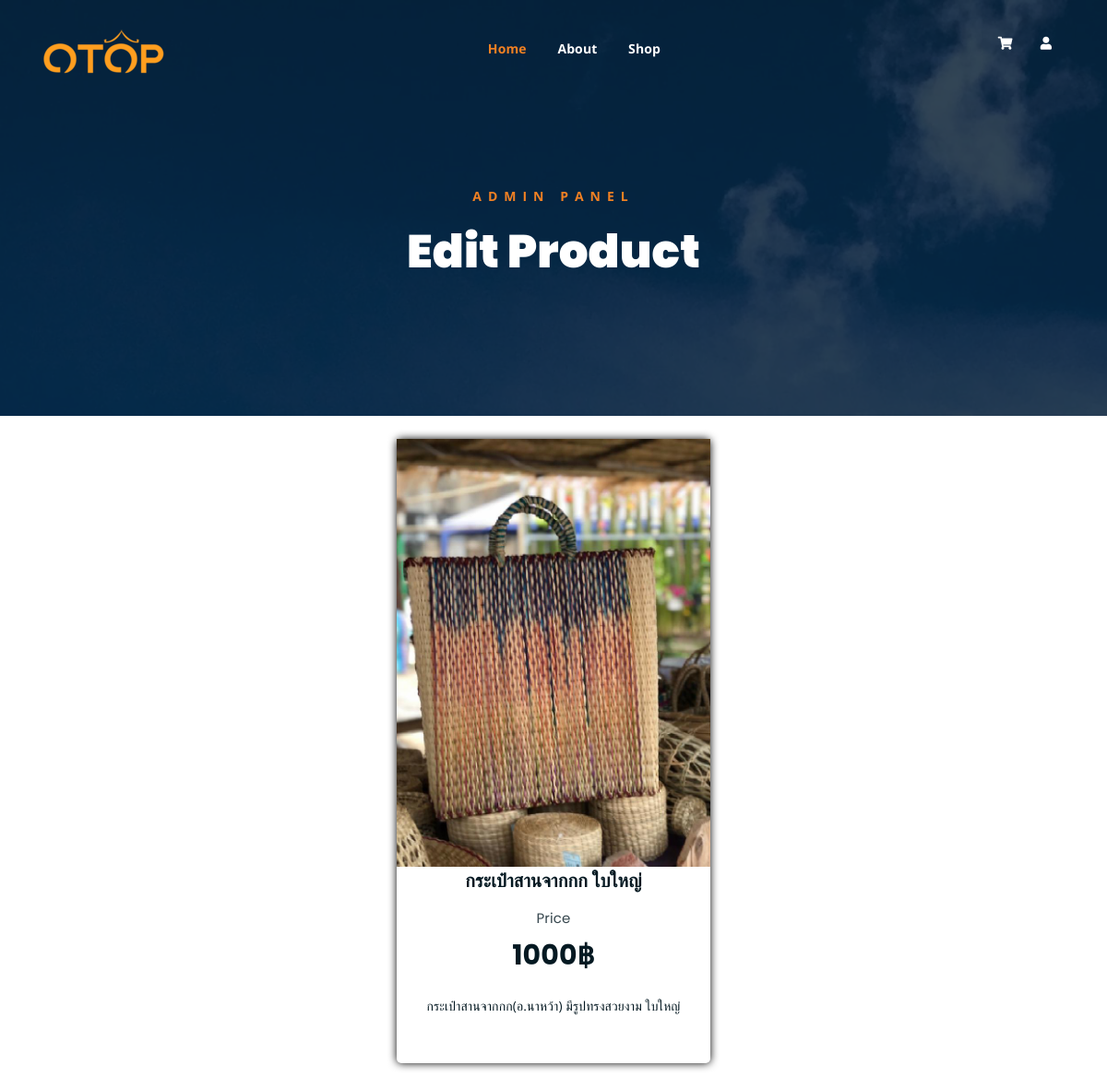
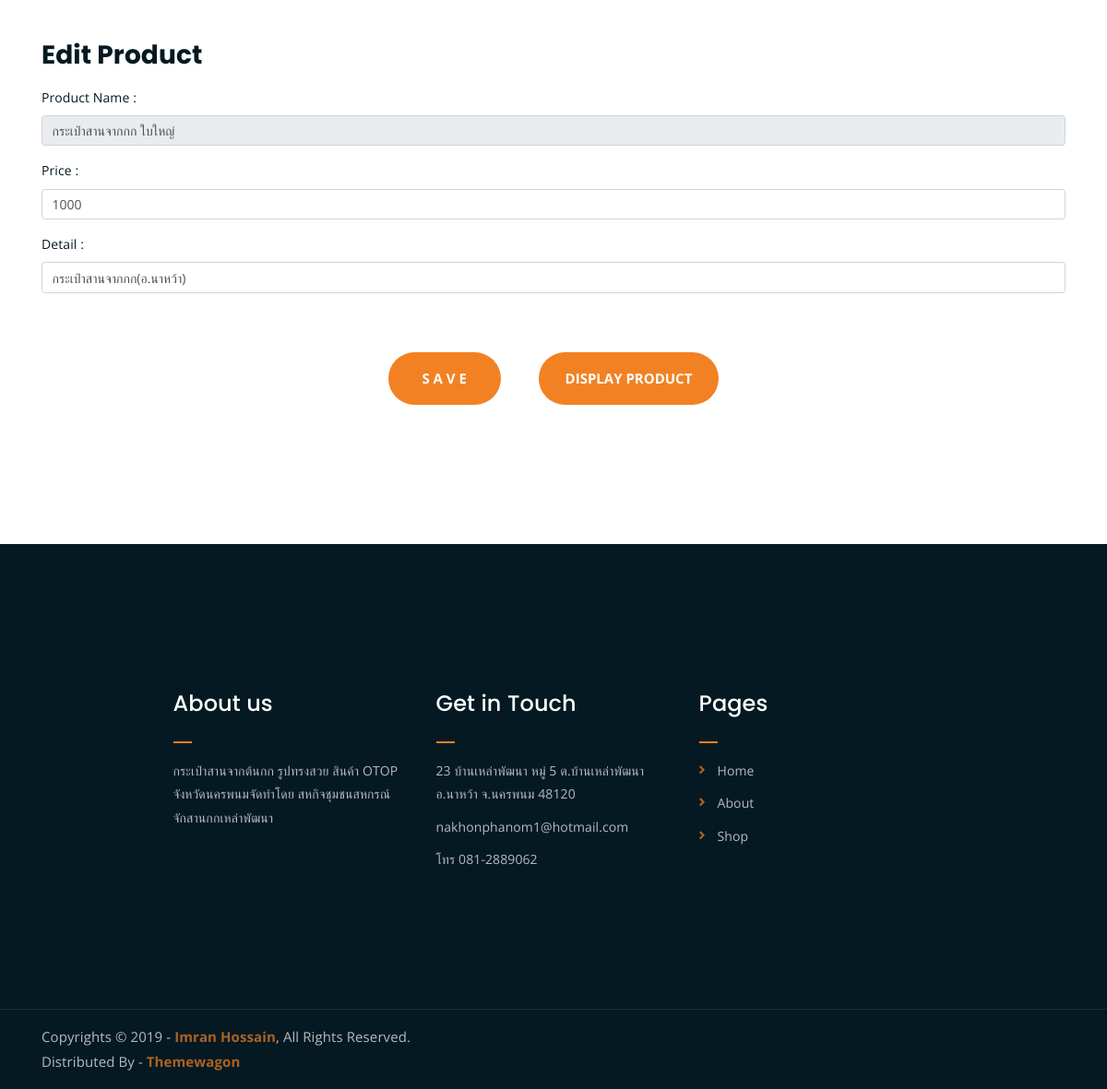
Screenshot of /pages/formEdit_Prod.php?id=1 with the database file from the repository (2 pictures, top to bottom).
### tables this page shows
CREATE TABLE `shop_prod` (
  `prod_id` int(11) NOT NULL,
  `prod_name` varchar(200) NOT NULL,
  `prod_detail` text DEFAULT NULL,
  `prod_price` float NOT NULL,
  `prod_img` varchar(100) NOT NULL
);

### pages/connectDB.php (called while the page is built, shortened)
<?php
class DB_conn
{
    public $conn;
    function __construct()
    {
        $this->conn = mysqli_connect(DB_SERVER, DB_USERNAME, DB_PASSWORD, DB_NAME);
    }
    public function display_prod_edit($id)
    {
        $str = mysqli_query($this->conn, "SELECT * from shop_prod where prod_id = '$id' ");
        return $str;
    }
}
?>

### pages/formEdit_Prod.php (the view, shortened to what this page needs)
<?php
include_once("connectDB.php");
$conn = new DB_conn;
?>
<head>
  <?php
  include_once("header.php")
  ?>
</head>
<body >
  <div class="breadcrumb-section breadcrumb-bg">
    <div class="container">
      <div class="row">
        <div class="col-lg-8 offset-lg-2 text-center">
          <div class="breadcrumb-text">
            <p>Admin PANEL</p>
            <h1>Edit Product</h1>
          </div>
        </div>
      </div>
    </div>
  </div>
  <?php
  $id = $_GET['id'];
  $sql = $conn->display_prod_edit($id);
  while ($data = mysqli_fetch_array($sql)) {
    $p_name = $data['prod_name'];
    $p_price = $data['prod_price'];
    $p_detail = $data['prod_detail'];
    $p_Img = $data['prod_img'];
  }
  ?>
  <?php
  $str = $p_Img;
  $pathImg = substr($str, 9);
  $parentPathImg  = '/Shop/p_img/' . $pathImg;
  ?>
  <br>
  <div class="container" style="display:flex; justify-content:center;">
    <div class="col-lg-4 col-md-6 text-center" style="margin:auto;">
      <div class="single-product-item">
        <img src="<?php echo "$parentPathImg " ?>" alt="" />
        <h3><?php echo $p_name ?></h3>
        <p class="product-price"><span>Price</span><?php echo $p_price . "฿" ?></p>
        <p><?php echo $p_detail ?></p>
      </div>
    </div>
  </div>
  <div class="container">
    <h3 class="mt-5">Edit Product</h3>
    <form method="POST">
      <div class="mb-3">
        <label for="pname" class="form-label">Product Name : </label>
        <input type="text" class="form-control" id="pname" name="pname" value="<?php echo $p_name ?>" readonly>
      </div>
      <div class="mb-3">
        <label for="price" class="form-label">Price : </label>
        <input type="text" class="form-control" id="price" name="price" value=<?php echo $p_price ?>>
      </div>
      <div class="mb-3">
        <label for="detail" class="form-label">Detail : </label>
        <input type="text" class="form-control" id="detail" name="detail" value=<?php echo $p_detail; ?>>
      </div>
  </div>
  <br></br>
  <div class="text-center"><input type="submit" id="edit" name="edit" value="   S A V E   "></form>
    <a href="/Shop/pages/displayProd.php"><input type="submit" value=" Display Product "></a>
  </div>
  <br></br>
  <br></br>
  <br></br>
  <?php
  include_once("footer.php");
  ?>
</body>

### assets/css/main.css (style rules this page uses)
html { font-size: 14px; font-weight: 400; line-height: 28px; height: 100%; }
body { font-family: "Open Sans", sans-serif; font-weight: 400; font-size: 1rem; letter-spacing: 0.1px; line-height: 1.8; color: #051922; overflow-x: hidden; }
body img { max-width: 100%; }
a { cursor: pointer; text-decoration: none; -webkit-transition: all 0.2s ease-in-out; -o-transition: all 0.2s ease-in-out; transition: all 0.2s ease-in-out; }
h1, .h1, h2, .h2, h3, .h3, h4, .h4, h5, .h5, h6, .h6 { font-family: "Poppins", sans-serif; font-weight: 700; margin: 0 0 1.25rem 0; color: #051922; }
h1:last-child, .h1:last-child, h2:last-child, .h2:last-child, h3:last-child, .h3:last-child, h4:last-child, .h4:last-child, h5:last-child, .h5:last-child, h6:last-child, .h6:last-child { margin: 0; }
h1, .h1 { font-size: 4rem; font-weight: 700; line-height: 4rem; }
h3, .h3 { font-size: 2rem; font-weight: 700; line-height: 2.25rem; }
p { font-family: "Open Sans", sans-serif; font-weight: 400; font-size: 1rem; letter-spacing: 0.1px; line-height: 1.8; color: #051922; margin: 0 0 1.25rem 0; }
p:last-child { margin: 0; }
.breadcrumb-bg { background-image: url(../img/breadcrumb-bg.webp); }
.breadcrumb-text p { color: #F28123; font-weight: 700; text-transform: uppercase; letter-spacing: 7px; }
.breadcrumb-text h1 { font-size: 50px; font-weight: 900; color: #fff; margin: 0; margin-top: 20px; }
.breadcrumb-section { padding: 150px 0; background-size: cover; background-position: center center; position: relative; z-index: 1; background-attachment: fixed; padding-top: 200px; }
.breadcrumb-section:after { position: absolute; left: 0; top: 0; width: 100%; height: 100%; content: ""; background-color: #07212e; z-index: -1; opacity: 0.8; }
input[type="submit"] { -webkit-transition: 0.3s; -o-transition: 0.3s; transition: 0.3s; border-radius: 50px !important; }
.single-product-item { -webkit-transition: 0.3s; -o-transition: 0.3s; transition: 0.3s; }
html, body { height: 100%; }
input[type="submit"] { background-color: #F28123; color: #ffffff; font-weight: 700; text-transform: uppercase; font-size: 15px; border: none !important; cursor: pointer; padding: 15px 25px; border-radius: 3px; }
.single-product-item { margin-bottom: 30px; background-color: white; -webkit-box-shadow: 0 0 10px #080808; box-shadow: 0 0 10px #000000; padding-bottom: 50px; border-radius: 5px; }
.single-product-item h3 { font-size: 20px; font-weight: 600; margin-bottom: 10px; }
p.product-price { font-family: 'Poppins', sans-serif; font-size: 30px; font-weight: 700; margin-bottom: 15px; }
p.product-price span { display: block; opacity: 0.8; font-size: 15px; font-weight: 400; }

### rows the page displays
shop_prod: prod_img (picture), prod_name "กระเป๋าสานจากกก ใบใหญ่", prod_price "1000", prod_detail "กระเป๋าสานจากกก(อ.นาหว้า) มีรูปทรงสวยงาม ใบใหญ่", pname "กระเป๋าสานจากกก ใบใหญ่", price "1000"
